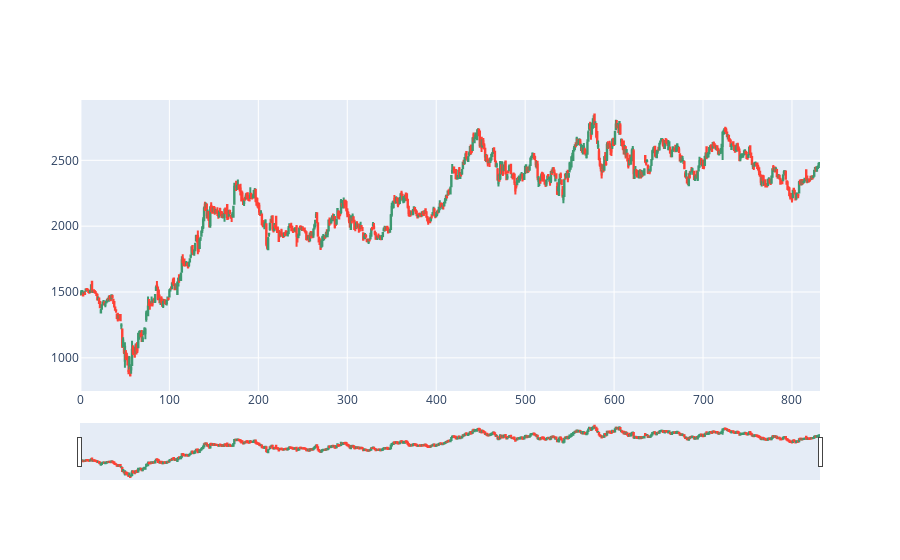

The notebook cell this image was saved under:
### Code cell
data = df[0:832]

fig = go.Figure()
fig.add_trace(go.Candlestick(
    x = data.index,
    open = data['Open'],
    close = data['Close'],
    high = data['High'],
    low = data['Low']
    ))
fig.show()

### Figure 1 — Plotly figure (JSON) as saved in the notebook; plotly's stock layout.template omitted (floating-point values rounded to 4 significant figures; data arrays with more than 128 entries replaced by an {"elided": "..."} marker saying what was removed)
{"data": [{"close": {"elided": "832 float values"}, "high": {"elided": "832 float values"}, "low": {"elided": "832 float values"}, "open": {"elided": "832 float values"}, "type": "candlestick", "x": {"elided": "832 int values"}}], "layout": {}}
